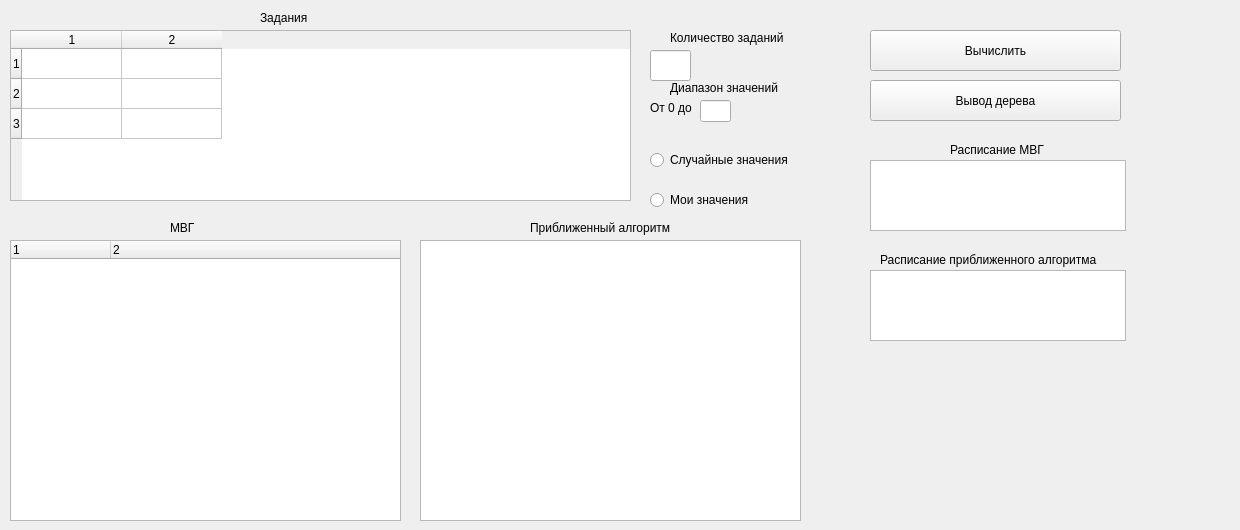
<?xml version="1.0" encoding="UTF-8"?>
<ui version="4.0">
 <class>MainWindow</class>
 <widget class="QMainWindow" name="MainWindow">
  <property name="geometry">
   <rect>
    <x>0</x>
    <y>0</y>
    <width>1240</width>
    <height>530</height>
   </rect>
  </property>
  <property name="windowTitle">
   <string>MainWindow</string>
  </property>
  <widget class="QWidget" name="centralWidget">
   <widget class="QTableWidget" name="tasks">
    <property name="geometry">
     <rect>
      <x>10</x>
      <y>30</y>
      <width>621</width>
      <height>171</height>
     </rect>
    </property>
    <property name="rowCount">
     <number>3</number>
    </property>
    <property name="columnCount">
     <number>2</number>
    </property>
    <row/>
    <row/>
    <row/>
    <column/>
    <column/>
   </widget>
   <widget class="QTextBrowser" name="textBrowser">
    <property name="geometry">
     <rect>
      <x>870</x>
      <y>160</y>
      <width>256</width>
      <height>71</height>
     </rect>
    </property>
   </widget>
   <widget class="QPushButton" name="CalculateButton">
    <property name="geometry">
     <rect>
      <x>870</x>
      <y>30</y>
      <width>251</width>
      <height>41</height>
     </rect>
    </property>
    <property name="text">
     <string>Вычислить</string>
    </property>
   </widget>
   <widget class="QTreeWidget" name="tree">
    <property name="geometry">
     <rect>
      <x>10</x>
      <y>240</y>
      <width>391</width>
      <height>281</height>
     </rect>
    </property>
    <property name="autoExpandDelay">
     <number>0</number>
    </property>
    <property name="allColumnsShowFocus">
     <bool>true</bool>
    </property>
    <property name="columnCount">
     <number>2</number>
    </property>
    <column>
     <property name="text">
      <string notr="true">1</string>
     </property>
    </column>
    <column>
     <property name="text">
      <string notr="true">2</string>
     </property>
    </column>
   </widget>
   <widget class="QLineEdit" name="taskCount">
    <property name="geometry">
     <rect>
      <x>650</x>
      <y>50</y>
      <width>41</width>
      <height>31</height>
     </rect>
    </property>
   </widget>
   <widget class="QLabel" name="label">
    <property name="geometry">
     <rect>
      <x>260</x>
      <y>10</y>
      <width>53</width>
      <height>16</height>
     </rect>
    </property>
    <property name="text">
     <string>Задания</string>
    </property>
   </widget>
   <widget class="QLabel" name="label_2">
    <property name="geometry">
     <rect>
      <x>670</x>
      <y>30</y>
      <width>131</width>
      <height>16</height>
     </rect>
    </property>
    <property name="text">
     <string>Количество заданий</string>
    </property>
   </widget>
   <widget class="QRadioButton" name="radioButton_gen">
    <property name="geometry">
     <rect>
      <x>650</x>
      <y>150</y>
      <width>151</width>
      <height>20</height>
     </rect>
    </property>
    <property name="text">
     <string>Случайные значения</string>
    </property>
   </widget>
   <widget class="QRadioButton" name="radioButton_2_our">
    <property name="geometry">
     <rect>
      <x>650</x>
      <y>190</y>
      <width>121</width>
      <height>20</height>
     </rect>
    </property>
    <property name="text">
     <string>Мои значения</string>
    </property>
   </widget>
   <widget class="QLabel" name="label_time">
    <property name="geometry">
     <rect>
      <x>870</x>
      <y>400</y>
      <width>251</width>
      <height>71</height>
     </rect>
    </property>
    <property name="text">
     <string/>
    </property>
    <property name="alignment">
     <set>Qt::AlignCenter</set>
    </property>
   </widget>
   <widget class="QLineEdit" name="lineEditDiapazon">
    <property name="geometry">
     <rect>
      <x>700</x>
      <y>100</y>
      <width>31</width>
      <height>22</height>
     </rect>
    </property>
   </widget>
   <widget class="QLabel" name="label_4">
    <property name="geometry">
     <rect>
      <x>670</x>
      <y>80</y>
      <width>121</width>
      <height>16</height>
     </rect>
    </property>
    <property name="text">
     <string>Диапазон значений</string>
    </property>
   </widget>
   <widget class="QLabel" name="label_5">
    <property name="geometry">
     <rect>
      <x>650</x>
      <y>100</y>
      <width>53</width>
      <height>16</height>
     </rect>
    </property>
    <property name="text">
     <string>От 0 до</string>
    </property>
   </widget>
   <widget class="QTextBrowser" name="textBrowser_2ndAlg">
    <property name="geometry">
     <rect>
      <x>870</x>
      <y>270</y>
      <width>256</width>
      <height>71</height>
     </rect>
    </property>
   </widget>
   <widget class="QTextBrowser" name="textBrowser_2ndAlgWork">
    <property name="geometry">
     <rect>
      <x>420</x>
      <y>240</y>
      <width>381</width>
      <height>281</height>
     </rect>
    </property>
   </widget>
   <widget class="QPushButton" name="pushButton_tree">
    <property name="geometry">
     <rect>
      <x>870</x>
      <y>80</y>
      <width>251</width>
      <height>41</height>
     </rect>
    </property>
    <property name="text">
     <string>Вывод дерева</string>
    </property>
   </widget>
   <widget class="QLabel" name="label_3">
    <property name="geometry">
     <rect>
      <x>170</x>
      <y>220</y>
      <width>53</width>
      <height>16</height>
     </rect>
    </property>
    <property name="text">
     <string>МВГ</string>
    </property>
   </widget>
   <widget class="QLabel" name="label_6">
    <property name="geometry">
     <rect>
      <x>530</x>
      <y>220</y>
      <width>151</width>
      <height>16</height>
     </rect>
    </property>
    <property name="text">
     <string>Приближенный алгоритм</string>
    </property>
   </widget>
   <widget class="QLabel" name="label_7">
    <property name="geometry">
     <rect>
      <x>950</x>
      <y>140</y>
      <width>121</width>
      <height>20</height>
     </rect>
    </property>
    <property name="text">
     <string>Расписание МВГ</string>
    </property>
   </widget>
   <widget class="QLabel" name="label_8">
    <property name="geometry">
     <rect>
      <x>880</x>
      <y>250</y>
      <width>241</width>
      <height>20</height>
     </rect>
    </property>
    <property name="text">
     <string>Расписание приближенного алгоритма</string>
    </property>
   </widget>
  </widget>
 </widget>
 <layoutdefault spacing="6" margin="11"/>
 <resources/>
 <connections/>
</ui>
